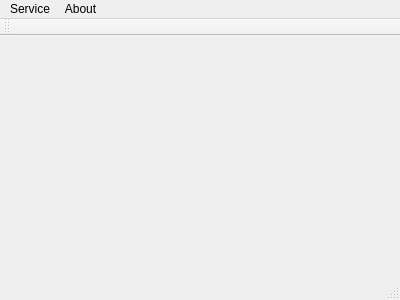
<?xml version="1.0" encoding="UTF-8"?>
<ui version="4.0">
 <class>MainWindow</class>
 <widget class="QMainWindow" name="MainWindow">
  <property name="geometry">
   <rect>
    <x>0</x>
    <y>0</y>
    <width>400</width>
    <height>300</height>
   </rect>
  </property>
  <property name="windowTitle">
   <string>MainWindow</string>
  </property>
  <widget class="QWidget" name="centralWidget"/>
  <widget class="QMenuBar" name="menuBar">
   <property name="geometry">
    <rect>
     <x>0</x>
     <y>0</y>
     <width>400</width>
     <height>21</height>
    </rect>
   </property>
   <widget class="QMenu" name="menuService">
    <property name="title">
     <string>Service</string>
    </property>
    <addaction name="actionadd_service"/>
    <addaction name="separator"/>
    <addaction name="actionclose"/>
   </widget>
   <widget class="QMenu" name="menuAbout">
    <property name="title">
     <string>About</string>
    </property>
    <addaction name="separator"/>
    <addaction name="actionaboutQt"/>
    <addaction name="actionabout"/>
   </widget>
   <addaction name="menuService"/>
   <addaction name="menuAbout"/>
  </widget>
  <widget class="QToolBar" name="mainToolBar">
   <attribute name="toolBarArea">
    <enum>TopToolBarArea</enum>
   </attribute>
   <attribute name="toolBarBreak">
    <bool>false</bool>
   </attribute>
  </widget>
  <widget class="QStatusBar" name="statusBar"/>
  <action name="actionaboutQt">
   <property name="text">
    <string>aboutQt</string>
   </property>
  </action>
  <action name="actionabout">
   <property name="text">
    <string>about</string>
   </property>
  </action>
  <action name="actionadd_service">
   <property name="text">
    <string>add service</string>
   </property>
  </action>
  <action name="actionclose">
   <property name="text">
    <string>close</string>
   </property>
  </action>
 </widget>
 <layoutdefault spacing="6" margin="11"/>
 <resources/>
 <connections/>
</ui>
